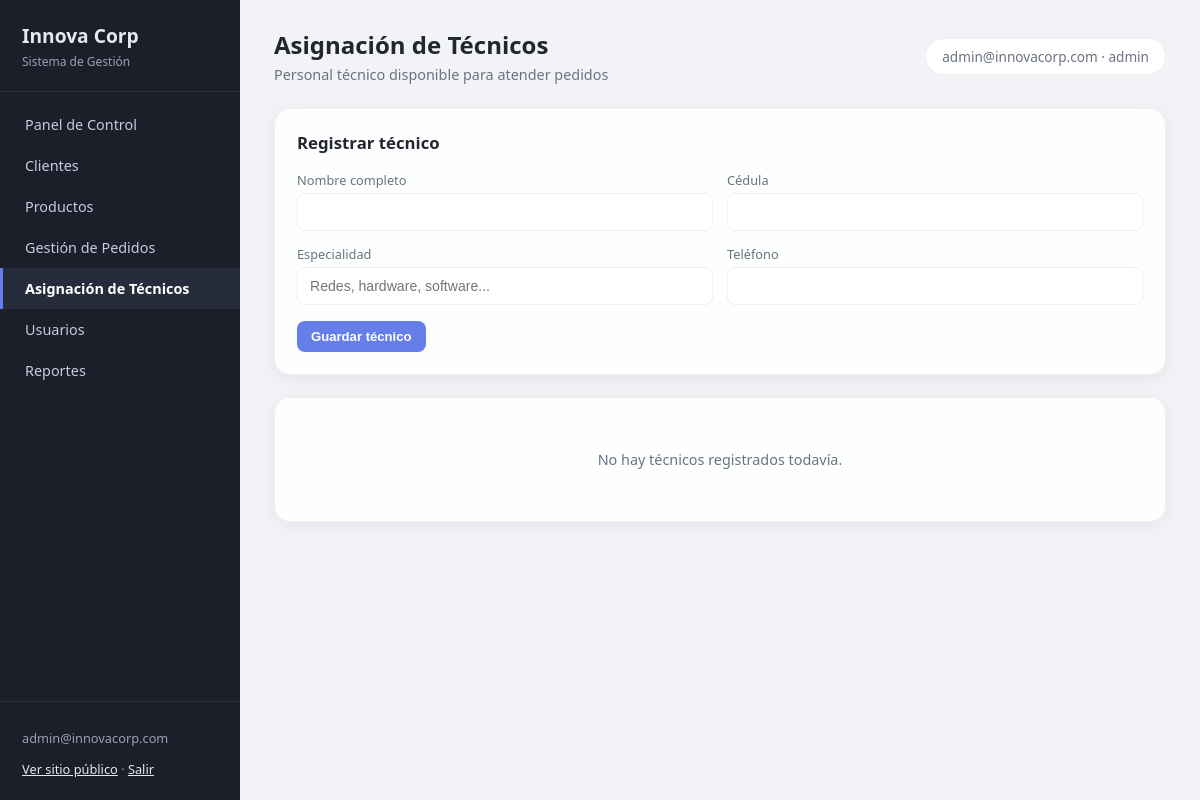
Before: /admin/tecnicos (signed in) with the older database file.
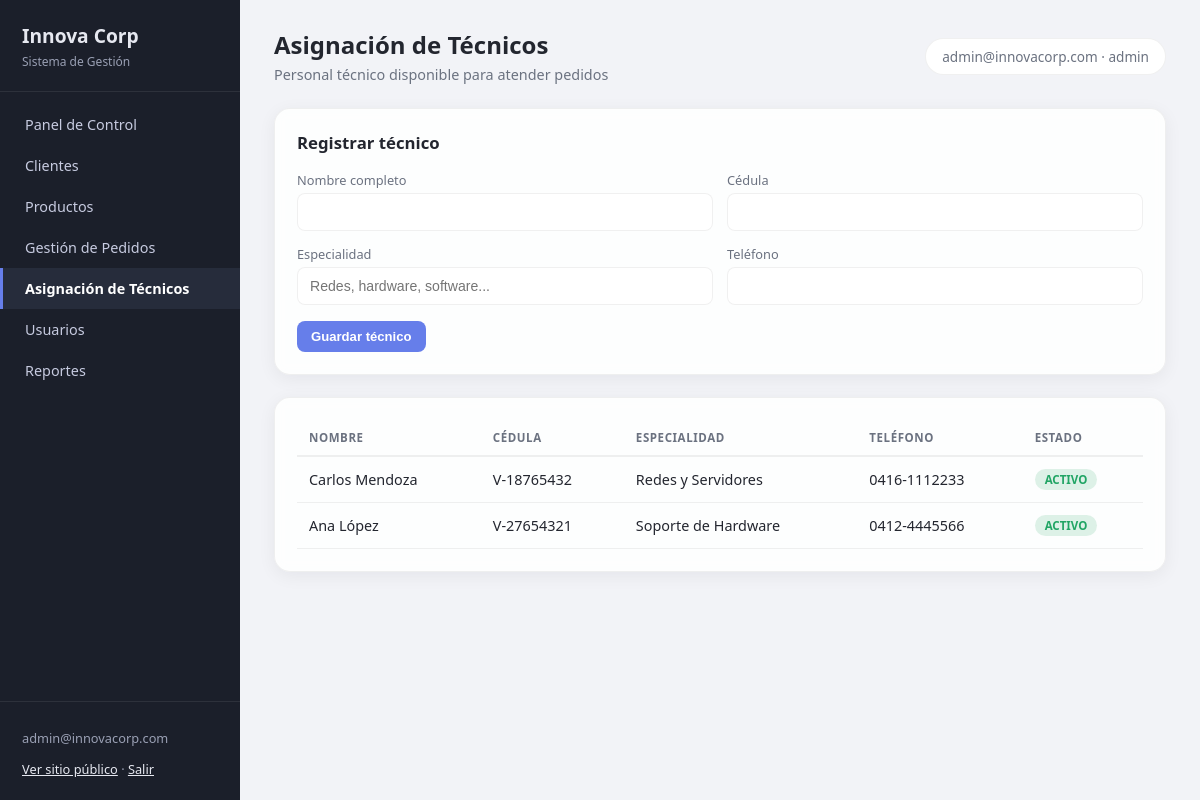
After: the same page with the newer database file.
### models.py (models this page shows)
class Tecnico(db.Model):
    __tablename__ = 'tecnicos'
    id_tecnico = db.Column(db.Integer, primary_key=True)
    id_usuario = db.Column(db.Integer, db.ForeignKey('usuarios.id_usuario'))
    nombre_completo = db.Column(db.String(150), nullable=False)
    cedula = db.Column(db.String(15), nullable=False, unique=True)
    especialidad = db.Column(db.String(100))
    telefono = db.Column(db.String(20))
    activo = db.Column(db.Boolean, default=True)

### app.py (the view, shortened to what this page needs)
@app.route('/admin/tecnicos', methods=['GET', 'POST'])
@admin_required
def admin_tecnicos():
    tecnicos = Tecnico.query.all()
    return render_template('admin/tecnicos.html', activo='tecnicos', tecnicos=tecnicos)

### app.py (called while the page is built)
@login_manager.user_loader
def load_user(id_usuario):
    return Usuario.query.get(int(id_usuario))

def admin_required(f):
    @wraps(f)
    def decorated(*args, **kwargs):
        if not current_user.is_authenticated or current_user.rol != 'admin':
            if request.path.startswith('/api/') or request.headers.get('Accept') == 'application/json':
                return jsonify({'error': 'No autorizado'}), 401
            flash('No tienes permisos para acceder a esa seccion.', 'error')
            return redirect(url_for('login'))
        return f(*args, **kwargs)
    return decorated

@app.before_request
def ensure_db():
    if not hasattr(app, '_db_initialized'):
        inicializar_bd()
        app._db_initialized = True

### templates/admin/tecnicos.html (shortened to what this page needs)
{% extends "admin/base.html" %}
{% block encabezado %}Asignación de Técnicos{% endblock %}
{% block subtitulo %}Personal técnico disponible para atender pedidos{% endblock %}
{% block contenido %}
<div class="card">
    <h3>Registrar técnico</h3>
    <form method="POST" action="{{ url_for('admin_tecnicos') }}">
        <div class="form-grid">
            <div>
                <label>Nombre completo</label>
                <input type="text" name="nombre_completo" required>
            </div>
            <div>
                <label>Cédula</label>
                <input type="text" name="cedula" required>
            </div>
            <div>
                <label>Especialidad</label>
                <input type="text" name="especialidad" placeholder="Redes, hardware, software...">
            </div>
            <div>
                <label>Teléfono</label>
                <input type="text" name="telefono">
            </div>
        </div>
        <div class="form-actions">
            <button type="submit" class="btn btn-primary">Guardar técnico</button>
        </div>
    </form>
</div>
<div class="card">
    {% if tecnicos %}
    <table class="tabla-admin">
        <thead>
            <tr>
                <th>Nombre</th>
                <th>Cédula</th>
                <th>Especialidad</th>
                <th>Teléfono</th>
                <th>Estado</th>
            </tr>
        </thead>
        <tbody>
            {% for t in tecnicos %}
            <tr>
                <td>{{ t.nombre_completo }}</td>
                <td>{{ t.cedula }}</td>
                <td>{{ t.especialidad or '-' }}</td>
                <td>{{ t.telefono or '-' }}</td>
                <td>
                    {% if t.activo %}
                        <span class="badge badge-completado">Activo</span>
                    {% else %}
                        <span class="badge badge-cancelado">Inactivo</span>
                    {% endif %}
                </td>
            </tr>
            {% endfor %}
        </tbody>
    </table>
    {% else %}
    <div class="empty-state">No hay técnicos registrados todavía.</div>
    {% endif %}
</div>
{% endblock %}

Changed rows visible on the page:
added Tecnico: nombre_completo "Carlos Mendoza", cedula "V-18765432", especialidad "Redes y Servidores", telefono "0416-1112233", activo "ACTIVO"
added Tecnico: nombre_completo "Ana López", cedula "V-27654321", especialidad "Soporte de Hardware", telefono "0412-4445566", activo "ACTIVO"
Other visible differences:
text no longer shown: "No hay técnicos registrados todavía."
text now shown: "NOMBRE CÉDULA ESPECIALIDAD TELÉFONO ESTADO"
